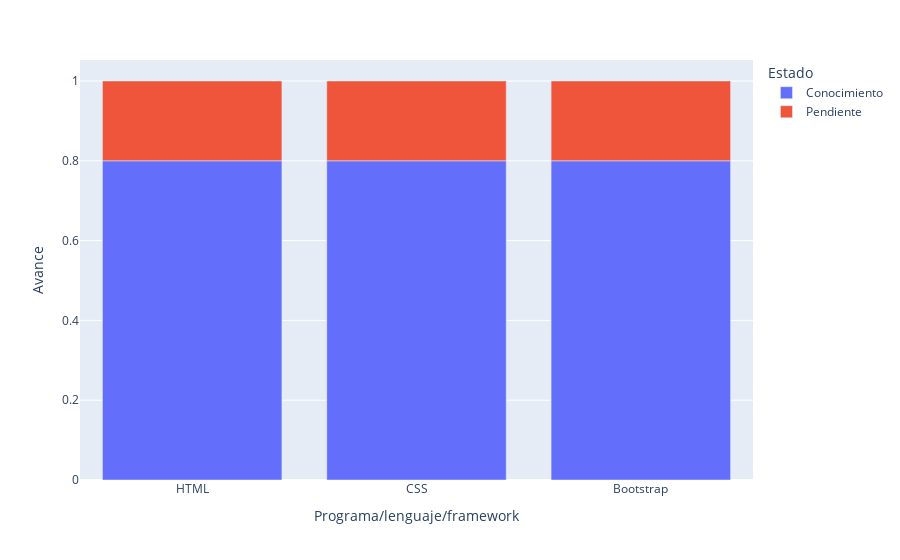

Notebook code cell kept with this figure:
### Code cell
fig = px.bar(dw2, x="Programa/lenguaje/framework", y="Avance", color="Estado")
fig.show()

### Figure 1 — Plotly figure (JSON) as saved in the notebook; plotly's stock layout.template omitted (floating-point values rounded to 4 significant figures)
{"data": [{"alignmentgroup": "True", "hovertemplate": "Estado=Conocimiento<br>Programa/lenguaje/framework=%{x}<br>Avance=%{y}<extra></extra>", "legendgroup": "Conocimiento", "marker": {"color": "#636efa"}, "name": "Conocimiento", "offsetgroup": "Conocimiento", "orientation": "v", "showlegend": true, "textposition": "auto", "type": "bar", "x": ["HTML", "CSS", "Bootstrap"], "xaxis": "x", "y": [0.8, 0.8, 0.8], "yaxis": "y"}, {"alignmentgroup": "True", "hovertemplate": "Estado=Pendiente<br>Programa/lenguaje/framework=%{x}<br>Avance=%{y}<extra></extra>", "legendgroup": "Pendiente", "marker": {"color": "#EF553B"}, "name": "Pendiente", "offsetgroup": "Pendiente", "orientation": "v", "showlegend": true, "textposition": "auto", "type": "bar", "x": ["HTML", "CSS", "Bootstrap"], "xaxis": "x", "y": [0.2, 0.2, 0.2], "yaxis": "y"}], "layout": {"barmode": "relative", "legend": {"title": {"text": "Estado"}, "tracegroupgap": 0}, "margin": {"t": 60}, "xaxis": {"anchor": "y", "domain": [0, 1], "title": {"text": "Programa/lenguaje/framework"}}, "yaxis": {"anchor": "x", "domain": [0, 1], "title": {"text": "Avance"}}}}
